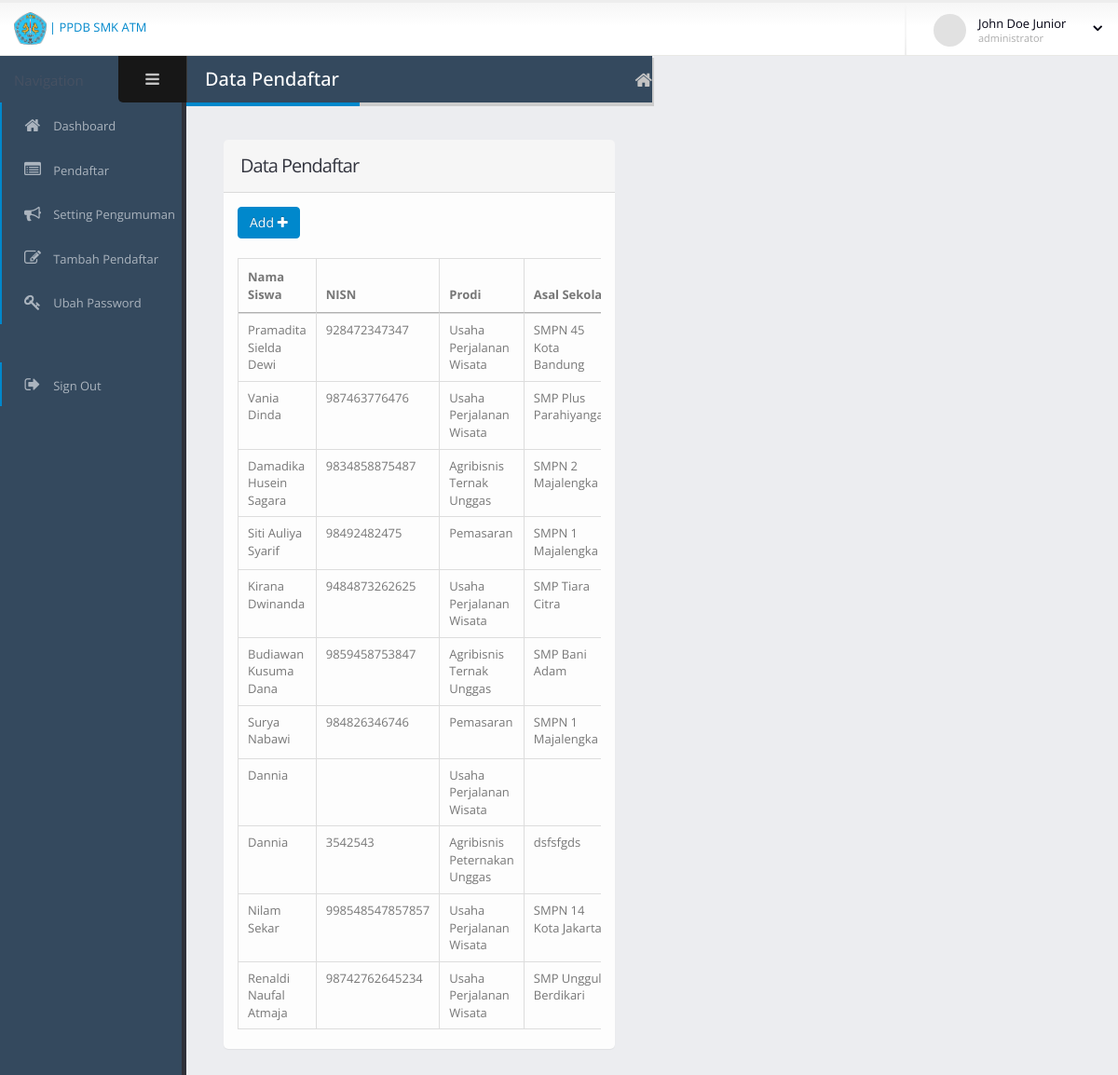
The page /index.php/admin_dash/pendaftar on the database its author committed.
### tables this page shows
CREATE TABLE `siswa` (
  `id` int(11) UNSIGNED NOT NULL,
  `Tanggal_Daftar` varchar(128) NOT NULL,
  `REG` varchar(25) NOT NULL,
  `Tingkat` varchar(5) NOT NULL,
  `Prodi` varchar(50) NOT NULL,
  `Nama_Siswa` varchar(100) NOT NULL,
  `Jenis_Kelamin` varchar(20) NOT NULL,
  `Asal_Sekolah` varchar(50) NOT NULL,
  `NISN` varchar(50) NOT NULL,
  `No_Ijazah` varchar(50) DEFAULT NULL,
  `No_SKHUN` varchar(50) DEFAULT NULL,
  `No_UN` varchar(50) DEFAULT NULL,
  `NIK` varchar(50) NOT NULL,
  `TTL` varchar(100) NOT NULL,
  `Alamat_Tinggal` varchar(256) NOT NULL,
  `Transportasi` varchar(50) NOT NULL,
  `Jenis_Tinggal` varchar(35) NOT NULL,
  `Rencana_Tinggal` varchar(35) NOT NULL,
  `Ukuran_Pakaian` varchar(5) NOT NULL,
  `No_HP` varchar(15) NOT NULL,
  `Email` varchar(50) NOT NULL,
  `No_KKS` varchar(50) DEFAULT NULL,
  `Nama_Ayah` varchar(100) NOT NULL,
  `Lahir_Ayah` varchar(50) NOT NULL,
  `Pekerjaan_Ayah` varchar(35) NOT NULL,
  `Pendidikan_Ayah` varchar(35) NOT NULL,
  `Penghasilan_Ayah` varchar(30) NOT NULL,
  `Nama_Ibu` varchar(100) NOT NULL,
  `Lahir_Ibu` varchar(50) NOT NULL,
  `Pekerjaan_Ibu` varchar(35) NOT NULL,
  `Pendidikan_Ibu` varchar(35) NOT NULL,
  `Penghasilan_Ibu` varchar(30) NOT NULL,
  `Nama_Wali` varchar(100) DEFAULT NULL,
  `Lahir_Wali` varchar(50) NOT NULL,
  `Pekerjaan_Wali` varchar(35) DEFAULT NULL,
  `Pendidikan_Wali` varchar(35) DEFAULT NULL,
  `Penghasilan_Wali` varchar(30) DEFAULT NULL,
  `Tinggi_Badan` varchar(5) NOT NULL,
  `Berat_Badan` varchar(5) NOT NULL,
  `Jarak_Sekolah` varchar(5) NOT NULL,
  `Waktu_Tempuh` varchar(5) NOT NULL,
  `Saudara_Kandung` varchar(2) NOT NULL,
  `Prestasi_1` varchar(256) DEFAULT NULL,
  `Prestasi_2` varchar(256) DEFAULT NULL,
  `Prestasi_3` varchar(256) DEFAULT NULL,
  `Beasiswa_1` varchar(256) DEFAULT NULL,
  `Beasiswa_2` varchar(256) DEFAULT NULL,
  `Beasiswa_3` varchar(256) DEFAULT NULL,
  `Akta_Lahir` varchar(256) NOT NULL,
  `KK` varchar(256) NOT NULL,
  `Bio_Raport` varchar(256) NOT NULL,
  `KTP_Ayah` varchar(256) NOT NULL,
  `KTP_Ibu` varchar(256) NOT NULL,
  `Ijazah_SMP` varchar(256) DEFAULT NULL,
  `SKHUN_SMP` varchar(256) DEFAULT NULL,
  `Surat_Lulus_SMP` varchar(256) DEFAULT NULL,
  `KPS/PKH` varchar(256) DEFAULT NULL,
  `Password` varchar(256) NOT NULL,
  `role_id` int(11) NOT NULL,
  `status_lolos` int(11) NOT NULL DEFAULT '0'
);

### application/controllers/admin_dash.php (called while the page is built, shortened)
<?php
class admin_dash extends CI_Controller
{
    public function __construct()
    {
        $this->load->model('model_siswa');
        $this->load->model('model_admin');
    }
    public function pendaftar()
    {
        $data['judul'] = 'PPDB | ADMIN PENDAFTAR';
        $data['siswa'] = $this->model_siswa->getallsiswa();
        $this->load->view('templates/header2', $data);
        $this->load->view('templates/nav_admin');
        $this->load->view('daftar&admin/a_pendaftar', $data);
        $this->load->view('templates/footer2');
    }
}

### index.php (called while the page is built, shortened)
<?php
require_once BASEPATH.'core/CodeIgniter.php';

### application/models/model_siswa.php (called while the page is built, shortened)
<?php
class model_siswa extends CI_model
{
    public function getallsiswa()
    {
        return $this->db->get('siswa')->result_array();
    }
}

### application/views/daftar&admin/a_pendaftar.php (the view, shortened to what this page needs)
<link rel="stylesheet" type="text/css" media="screen" href="https://cdn.datatables.net/1.10.20/css/jquery.dataTables.min.css" />
<link rel="stylesheet" type="text/css" href="https://cdn.datatables.net/1.10.20/css/dataTables.bootstrap4.min.css" />
<section role="main" class="content-body">
    <header class="page-header">
        <h2>Data Pendaftar</h2>
        <div class="right-wrapper pull-right">
            <ol class="breadcrumbs">
                <li>
                    <a href="<?= base_url(); ?>admin_dash/index">
                        <i class="fa fa-home"></i>
                    </a>
                </li>
            </ol>
        </div>
    </header>
    <section class="panel">
        <header class="panel-heading">
            <h2 class="panel-title">Data Pendaftar</h2>
        </header>
        <div class="panel-body">
            <div class="row">
                <div class="col-sm-6">
                    <div class="mb-md">
                        <p><a href="<?= base_url(); ?>admin_dash/tambah_daftar" class="btn btn-primary">Add <i class="fa fa-plus"></i></a></p>
                    </div>
                </div>
            </div>
            <div class="table-responsive">
                <table id="pendaftar" class="table table-striped table-bordered" style="width:100%">
                    <thead>
                        <tr>
                            <th onclick="sortTable(0)">Nama Siswa</th>
                            <th onclick="sortTable(1)">NISN</th>
                            <th>Prodi</th>
                            <th>Asal Sekolah</th>
                        </tr>
                    </thead>
                    <tbody>
                        <?php foreach ($siswa as $ssw) : ?>
                            <tr>
                                <td><?= $ssw['Nama_Siswa'] ?></td>
                                <td><?= $ssw['NISN'] ?></td>
                                <td><?= $ssw['Prodi'] ?></td>
                                <td><?= $ssw['Asal_Sekolah'] ?></td>
                            </tr>
                        <?php endforeach; ?>
                    </tbody>
                </table>
            </div>
        </div>
    </section>
</section>

### assets/assets/stylesheets/skins/default.css (style rules this page uses)
a, .btn-link { color: #0088cc; }
body .btn-primary { color: #ffffff; text-shadow: 0 -1px 0 rgba(0, 0, 0, 0.25); background-color: #0088cc; border-color: #0088cc; }
.page-header h2 { border-bottom-color: #0088cc; }

### rows shown on the page
siswa: Nama_Siswa "Pramadita Sielda Dewi", NISN "928472347347", Prodi "Usaha Perjalanan Wisata", Asal_Sekolah "SMPN 45 Kota Bandung"
siswa: Nama_Siswa "Vania Dinda", NISN "987463776476", Prodi "Usaha Perjalanan Wisata", Asal_Sekolah "SMP Plus…"
siswa: Nama_Siswa "Damadika Husein Sagara", NISN "9834858875487", Prodi "Agribisnis Ternak Unggas", Asal_Sekolah "SMPN 2 Majalengka"
siswa: Nama_Siswa "Siti Auliya Syarif", NISN "98492482475", Prodi "Pemasaran", Asal_Sekolah "SMPN 1 Majalengka"
siswa: Nama_Siswa "Kirana Dwinanda", NISN "9484873262625", Prodi "Usaha Perjalanan Wisata", Asal_Sekolah "SMP Tiara Citra"
siswa: Nama_Siswa "Budiawan Kusuma Dana", NISN "9859458753847", Prodi "Agribisnis Ternak Unggas", Asal_Sekolah "SMP Bani Adam"
siswa: Nama_Siswa "Surya Nabawi", NISN "984826346746", Prodi "Pemasaran", Asal_Sekolah "SMPN 1 Majalengka"
siswa: Nama_Siswa "Dannia", Prodi "Usaha Perjalanan Wisata"
siswa: Nama_Siswa "Dannia", NISN "3542543", Prodi "Agribisnis Peternakan Unggas", Asal_Sekolah "dsfsfgds"
siswa: Nama_Siswa "Nilam Sekar", NISN "998548547857857", Prodi "Usaha Perjalanan Wisata", Asal_Sekolah "SMPN 14 Kota Jakarta"
siswa: Nama_Siswa "Renaldi Naufal Atmaja", NISN "98742762645234", Prodi "Usaha Perjalanan Wisata", Asal_Sekolah "SMP Unggul Berdikari"
